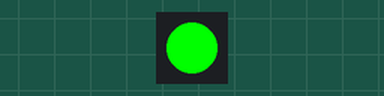
Simulated run of this sketch. Board: Arduino Uno, built with avr-gcc and run on an emulated ATmega328P. Shown: 1 RGB LEDs in strip order, left to right.

Above: at 0.5 s.
At 3.5 s:
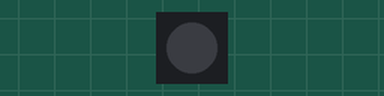
Timing chart, 0 to 4.6 s (numbered marks = the images above):
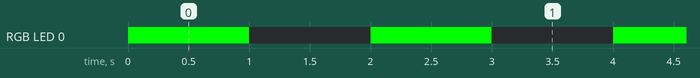

The sketch:

4_blink_chainable_RGB_led.ino
```cpp
// Blink a Grove chainable RGB led


// ---------------------------------------------- Libraries

#include <FastLED.h>

// ---------------------------------------------- Variables

// Connections to the Chainable RGB LED
#define CLOCK_PIN 7
#define DATA_PIN 8

// How many leds in the chain?
#define NUM_LEDS 1

// An array to hold the led data
CRGB leds[NUM_LEDS];


void setup() {
  // Initialize Chainable LEDs
  FastLED.addLeds<P9813, DATA_PIN, CLOCK_PIN, RGB>(leds, NUM_LEDS);
  leds[0].setRGB(0, 0, 0);    // set color of first (only) LED in chain to none
  FastLED.show();             // show it!
}

void loop() {

  leds[0].setRGB(0, 255, 0);  // set color of first (only) LED in chain to green
  FastLED.show();             // show it!
  delay(1000);                // wait for a second

  leds[0].setRGB(0, 0, 0);    // set color of first (only) LED in chain to none
  FastLED.show();             // show it!
  delay(1000);                // wait for a second

}
```

Measured:
- by itself, RGB LED 0: alternates RGB(0, 255, 0) for 1.0 s and off for 1.0 s
